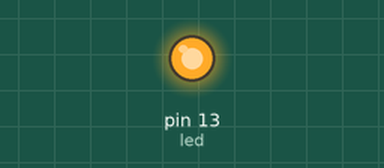
Simulated run of this sketch. Board: Arduino Uno, built with avr-gcc and run on an emulated ATmega328P. On the bench: output pins drawn as LEDs (lit = HIGH).

Above: at 0.1 s.
Timing chart, 0 to 1.6 s (numbered marks = the images above):
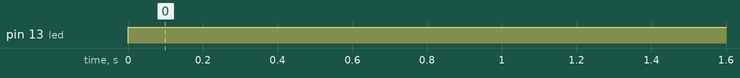

Measured:
- by itself, pin 13 (led): LOW → HIGH at 0.00 s

The sketch:

_02-if-elseif-else.ino
```cpp
int const led = 13;
boolean condicion = true;

void setup() {
  pinMode(led,OUTPUT);
}

void loop() {
  condicion = true;

  if(condicion) {
    digitalWrite(led,HIGH);
  } else {
    digitalWrite(led,LOW);
  }

}


// btn!=HIGH <-> !(btn==HIGH) <-> btn==LOW
```
